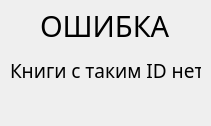
<?xml version="1.0" encoding="UTF-8"?>
<ui version="4.0">
 <class>Error</class>
 <widget class="QDialog" name="Error">
  <property name="geometry">
   <rect>
    <x>0</x>
    <y>0</y>
    <width>211</width>
    <height>126</height>
   </rect>
  </property>
  <property name="font">
   <font>
    <family>HelveticaNeueCyr</family>
   </font>
  </property>
  <property name="windowTitle">
   <string>Dialog</string>
  </property>
  <property name="windowIcon">
   <iconset>
    <normaloff>logo.png</normaloff>logo.png</iconset>
  </property>
  <widget class="QLabel" name="err_notification">
   <property name="geometry">
    <rect>
     <x>40</x>
     <y>10</y>
     <width>131</width>
     <height>31</height>
    </rect>
   </property>
   <property name="font">
    <font>
     <family>HelveticaNeueCyr</family>
     <pointsize>22</pointsize>
    </font>
   </property>
   <property name="text">
    <string>ОШИБКА</string>
   </property>
  </widget>
  <widget class="QLabel" name="err_reason">
   <property name="geometry">
    <rect>
     <x>10</x>
     <y>50</y>
     <width>191</width>
     <height>41</height>
    </rect>
   </property>
   <property name="font">
    <font>
     <family>HelveticaNeueCyr</family>
     <pointsize>14</pointsize>
    </font>
   </property>
   <property name="text">
    <string>Книги с таким ID нет</string>
   </property>
  </widget>
 </widget>
 <resources/>
 <connections/>
</ui>
